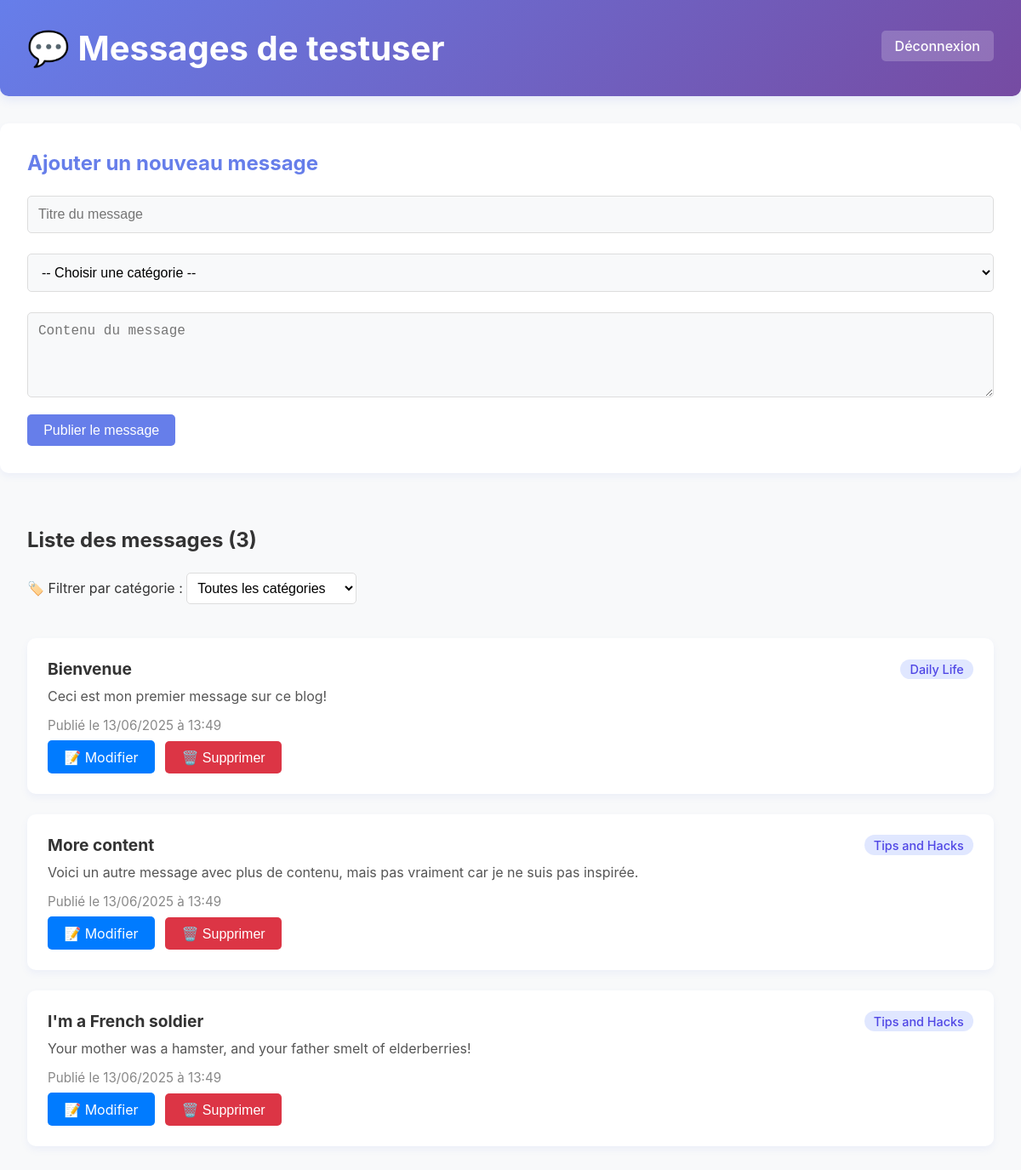
Screenshot of /messages.php (signed in) with the database file from the repository.
### tables this page shows
CREATE TABLE
    IF NOT EXISTS users (
        id INT AUTO_INCREMENT PRIMARY KEY,
        username VARCHAR(50) NOT NULL UNIQUE,
        email VARCHAR(100) NOT NULL UNIQUE,
        password VARCHAR(255) NOT NULL,
        id_privilege INT DEFAULT 1,
        created_at TIMESTAMP DEFAULT CURRENT_TIMESTAMP,
        FOREIGN KEY (id_privilege) REFERENCES privilege (id)
    );

CREATE TABLE
    IF NOT EXISTS messages (
        id INT AUTO_INCREMENT PRIMARY KEY,
        user_id INT NOT NULL,
        id_category INT,
        title VARCHAR(200) NOT NULL,
        content TEXT NOT NULL,
        created_at TIMESTAMP DEFAULT CURRENT_TIMESTAMP,
        updated_at TIMESTAMP NULL DEFAULT NULL,
        FOREIGN KEY (user_id) REFERENCES users (id) ON DELETE CASCADE,
        FOREIGN KEY (id_category) REFERENCES category (id)
    );

CREATE TABLE
    IF NOT EXISTS category (
        id INT AUTO_INCREMENT PRIMARY KEY,
        name VARCHAR(50) NOT NULL,
        created_at DATETIME DEFAULT CURRENT_TIMESTAMP
    );

### messages.php (the view, shortened to what this page needs)
<?php
$user_id = isset($_GET['user_id']) ? (int)$_GET['user_id'] : $_SESSION['user_id'];
try {
    $pdo = getDbConnection();
    $stmt = $pdo->prepare("SELECT username FROM users WHERE id = ?");
    $stmt->execute([$user_id]);
    $user_info = $stmt->fetch(PDO::FETCH_ASSOC);
    $category_filter = isset($_GET['category']) && $_GET['category'] !== '' ? (int)$_GET['category'] : null;
    if ($category_filter) {
        $stmt = $pdo->prepare("
        SELECT m.id, m.title, m.content, m.created_at, m.updated_at, c.name as category_name, m.id_category
        FROM messages m
        LEFT JOIN category c ON m.id_category = c.id
        WHERE m.user_id = ? AND m.id_category = ?
        ORDER BY m.created_at DESC
    ");
        $stmt->execute([$user_id, $category_filter]);
    } else {
        $stmt = $pdo->prepare("
        SELECT m.id, m.title, m.content, m.created_at, m.updated_at, c.name as category_name, m.id_category
        FROM messages m
        LEFT JOIN category c ON m.id_category = c.id
        WHERE m.user_id = ?
        ORDER BY m.created_at DESC
    ");
        $stmt->execute([$user_id]);
    }
    $messages = $stmt->fetchAll(PDO::FETCH_ASSOC);
} catch (PDOException $e) {
    $error_message = 'Erreur lors de la récupération des messages.';
    $messages = [];
}
$edit_message = null;
?>
<!DOCTYPE html>
<html lang="fr">
<head>
    <link rel="stylesheet" href="./css/messages.css">
</head>
<body>
    <div class="header">
        <h1>💬 Messages de <?php echo htmlspecialchars($user_info['username']); ?></h1>
        <a href="logout.php" class="logout-btn">Déconnexion</a>
    </div>
    <?php if ($user_id === $_SESSION['user_id'] && !$edit_message): ?>
        <div class="message-form">
            <h2>Ajouter un nouveau message</h2>
            <form method="POST">
                <input type="text" name="title" placeholder="Titre du message" required>
                <select name="id_category" required>
                    <option value="">-- Choisir une catégorie --</option>
                </select>
                <textarea name="content" placeholder="Contenu du message" required></textarea>
                <button type="submit" name="add_message">Publier le message</button>
            </form>
        </div>
    <?php endif; ?>
    <div class="messages-list">
        <h2>Liste des messages (<?php echo count($messages); ?>)</h2>
        <form method="GET" class="filter-form">
            <label for="category">🏷️ Filtrer par catégorie :</label>
            <select name="category" id="category" onchange="this.form.submit()">
                <option value="">Toutes les catégories</option>
            </select>
        </form>
        <?php if (empty($messages)): ?>
            <div class="message-card no-messages">
                Aucun message trouvé pour cet utilisateur.
            </div>
        <?php else: ?>
            <?php foreach ($messages as $message): ?>
                <div class="message-card">
                    <div class="message-header">
                        <div class="message-title"><?php echo htmlspecialchars($message['title']); ?></div>
                        <?php if (isset($message['category_name'])): ?>
                            <div class="message-category"><?php echo htmlspecialchars($message['category_name']); ?></div>
                        <?php endif; ?>
                    </div>
                    <div class="message-content"><?php echo nl2br(htmlspecialchars($message['content'])); ?></div>
                    <div class="message-date">
                        Publié le <?php echo date('d/m/Y à H:i', strtotime($message['created_at'])); ?>
                    </div>
                    <?php if ($user_id === $_SESSION['user_id']): ?>
                        <div class="message-actions">
                            <a href="?edit=<?php echo $message['id']; ?>" class="btn btn-edit">📝 Modifier</a>
                            <form method="POST" style="display:inline;">
                                <button type="submit" name="delete_message" class="btn btn-delete"
                                    onclick="return confirm('Êtes-vous sûr de vouloir supprimer ce message ?');">
                                    🗑️ Supprimer
                                </button>
                            </form>
                        </div>
                    <?php endif; ?>
                </div>
            <?php endforeach; ?>
        <?php endif; ?>
    </div>
</body>
</html>

### css/messages.css (style rules this page uses)
* { margin:0; padding:0; box-sizing:border-box; }
body { font-family: -apple-system, BlinkMacSystemFont, "Segoe UI", Roboto, sans-serif; background-color: #f8f9fa; color: #333; }
.header { background: linear-gradient(135deg, #667eea 0%, #764ba2 100%); color: white; padding: 2rem; margin-bottom: 2rem; border-radius: 0 0 10px 10px; box-shadow: 0 4px 12px rgba(102, 126, 234, 0.15); display: flex; align-items: center; justify-content: space-between; }
.header h1 { font-size: 2.5rem; margin: 0; }
.admin-btn, .logout-btn { background: rgba(255, 255, 255, 0.2); color: white; padding: 0.5rem 1rem; border-radius: 5px; text-decoration: none; margin-left: 1rem; transition: background 0.3s, transform 0.2s; font-weight: 500; margin-bottom: 5px; }
.message-form { background: white; padding: 2rem; border-radius: 10px; margin-bottom: 2rem; box-shadow: 0 4px 8px rgba(102, 126, 234, 0.08); }
.message-form h2 { color: #667eea; margin-bottom: 1rem; }
input[type="text"], select, textarea { width: 100%; padding: 0.75rem; margin: 0.5rem 0 1rem 0; border: 1px solid #ddd; border-radius: 5px; font-size: 1rem; background: #f8f9fa; transition: border 0.2s; }
textarea { min-height: 100px; resize: vertical; }
button, .cancel-btn, .btn-edit, .btn-delete { background: #667eea; color: white; padding: 0.6rem 1.2rem; border: none; border-radius: 5px; cursor: pointer; margin-right: 0.5rem; font-size: 1rem; transition: background 0.3s, transform 0.2s; text-decoration: none; display: inline-block; }
.filter-form { margin: 1rem 0 1.5rem 0; }
.filter-form select { padding: 0.5rem; border: 1px solid #ddd; border-radius: 5px; font-size: 1rem; background: white; width: 200px; }
.messages-list { margin-bottom: 2rem; padding: 32px; }
.message-card { background: white; padding: 1.5rem; margin-bottom: 1.5rem; border-radius: 10px; box-shadow: 0 4px 8px rgba(102, 126, 234, 0.08); transition: box-shadow 0.2s; }
.message-header { display: flex; align-items: center; justify-content: space-between; margin-bottom: 0.5rem; }
.message-title { font-size: 1.2rem; font-weight: bold; color: #333; }
.message-category { background: #e0e7ff; color: #4f46e5; padding: 0.2rem 0.7rem; border-radius: 12px; font-size: 0.9rem; font-weight: 500; }
.message-content { color: #555; margin-bottom: 0.7rem; line-height: 1.6; }
.message-date { font-size: 0.95rem; color: #888; margin-bottom: 0.5rem; }
.message-actions { margin-top: 0.5rem; }
.btn-edit { background: #007bff; }
.btn-delete { background: #dc3545; }

### rows the page displays
users: username "testuser"
messages: title "Bienvenue", id_category.name "Daily Life", content "Ceci est mon premier message sur ce blog!", created_at "13/06/2025 à 13:49"
messages: title "More content", id_category.name "Tips and Hacks", content "Voici un autre message avec plus de contenu, mais pas vraiment car je ne suis pas inspirée.", created_at "13/06/2025 à 13:49"
messages: title "I'm a French soldier", id_category.name "Tips and Hacks", content "Your mother was a hamster, and your father smelt of elderberries!", created_at "13/06/2025 à 13:49"

### other values shown
count($messages) "3"
